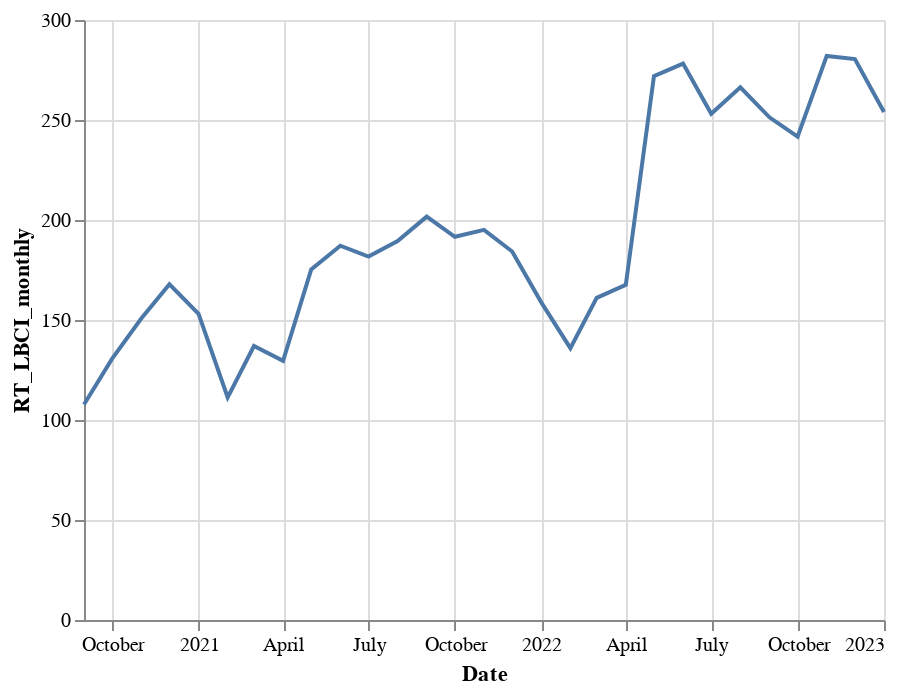

Source (notebook cell):
### Code cell
# Plot RT_LBCI_monthly with a blue color and label
alt.Chart(Halifax_df_combined).mark_line().encode(
    x=alt.X('Date:T'),
    y=alt.Y('RT_LBCI_monthly:Q')
)

### Figure 1 — Vega-Lite specification as saved in the notebook (floating-point values rounded to 4 significant figures)
{"config": {"view": {"continuousWidth": 400, "continuousHeight": 300}}, "data": {"name": "data-45730760c54134d662d1ff83643da1ce"}, "mark": "line", "encoding": {"x": {"field": "Date", "type": "temporal"}, "y": {"field": "RT_LBCI_monthly", "type": "quantitative"}}, "$schema": "https://vega.github.io/schema/vega-lite/v4.17.0.json", "datasets": {"data-45730760c54134d662d1ff83643da1ce": [{"Date": "2020-09-01T00:00:00", "RT_LBCI_monthly": 107.7, "Unemployment Rate": 8.7, "Electricity generation": 646300.0}, {"Date": "2020-10-01T00:00:00", "RT_LBCI_monthly": 130.7, "Unemployment Rate": 7.7, "Electricity generation": 671200.0}, {"Date": "2020-11-01T00:00:00", "RT_LBCI_monthly": 150.7, "Unemployment Rate": 6.3, "Electricity generation": 722100.0}, {"Date": "2020-12-01T00:00:00", "RT_LBCI_monthly": 167.9, "Unemployment Rate": 7.0, "Electricity generation": 829700.0}, {"Date": "2021-01-01T00:00:00", "RT_LBCI_monthly": 153.1, "Unemployment Rate": 7.5, "Electricity generation": 980700.0}, {"Date": "2021-02-01T00:00:00", "RT_LBCI_monthly": 111.3, "Unemployment Rate": 8.5, "Electricity generation": 925700.0}, {"Date": "2021-03-01T00:00:00", "RT_LBCI_monthly": 137.0, "Unemployment Rate": 8.8, "Electricity generation": 933800.0}, {"Date": "2021-04-01T00:00:00", "RT_LBCI_monthly": 129.6, "Unemployment Rate": 8.6, "Electricity generation": 681800.0}, {"Date": "2021-05-01T00:00:00", "RT_LBCI_monthly": 175.3, "Unemployment Rate": 9.4, "Electricity generation": 655400.0}, {"Date": "2021-06-01T00:00:00", "RT_LBCI_monthly": 187.1, "Unemployment Rate": 9.0, "Electricity generation": 595600.0}, {"Date": "2021-07-01T00:00:00", "RT_LBCI_monthly": 181.7, "Unemployment Rate": 8.7, "Electricity generation": 668000.0}, {"Date": "2021-08-01T00:00:00", "RT_LBCI_monthly": 189.4, "Unemployment Rate": 7.4, "Electricity generation": 699700.0}, {"Date": "2021-09-01T00:00:00", "RT_LBCI_monthly": 201.7, "Unemployment Rate": 6.8, "Electricity generation": 595100.0}, {"Date": "2021-10-01T00:00:00", "RT_LBCI_monthly": 191.6, "Unemployment Rate": 6.1, "Electricity generation": 713200.0}, {"Date": "2021-11-01T00:00:00", "RT_LBCI_monthly": 195.1, "Unemployment Rate": 5.7, "Electricity generation": 756000.0}, {"Date": "2021-12-01T00:00:00", "RT_LBCI_monthly": 184.3, "Unemployment Rate": 5.5, "Electricity generation": 909900.0}, {"Date": "2022-01-01T00:00:00", "RT_LBCI_monthly": 158.8, "Unemployment Rate": 5.7, "Electricity generation": 1062000.0}, {"Date": "2022-02-01T00:00:00", "RT_LBCI_monthly": 135.9, "Unemployment Rate": 5.6, "Electricity generation": 913400.0}, {"Date": "2022-03-01T00:00:00", "RT_LBCI_monthly": 161.1, "Unemployment Rate": 5.7, "Electricity generation": 919400.0}, {"Date": "2022-04-01T00:00:00", "RT_LBCI_monthly": 167.5, "Unemployment Rate": 5.1, "Electricity generation": 716900.0}, {"Date": "2022-05-01T00:00:00", "RT_LBCI_monthly": 271.9, "Unemployment Rate": 4.7, "Electricity generation": 658800.0}, {"Date": "2022-06-01T00:00:00", "RT_LBCI_monthly": 278.2, "Unemployment Rate": 4.3, "Electricity generation": 611800.0}, {"Date": "2022-07-01T00:00:00", "RT_LBCI_monthly": 253.1, "Unemployment Rate": 4.8, "Electricity generation": 667900.0}, {"Date": "2022-08-01T00:00:00", "RT_LBCI_monthly": 266.4, "Unemployment Rate": 5.4, "Electricity generation": 694300.0}, {"Date": "2022-09-01T00:00:00", "RT_LBCI_monthly": 251.3, "Unemployment Rate": 5.3, "Electricity generation": 578500.0}, {"Date": "2022-10-01T00:00:00", "RT_LBCI_monthly": 241.7, "Unemployment Rate": 5.3, "Electricity generation": 590800.0}, {"Date": "2022-11-01T00:00:00", "RT_LBCI_monthly": 282.0, "Unemployment Rate": 4.6, "Electricity generation": 663200.0}, {"Date": "2022-12-01T00:00:00", "RT_LBCI_monthly": 280.5, "Unemployment Rate": 4.6, "Electricity generation": 905800.0}, {"Date": "2023-01-01T00:00:00", "RT_LBCI_monthly": 254.0, "Unemployment Rate": 4.2, "Electricity generation": 951000.0}]}}
